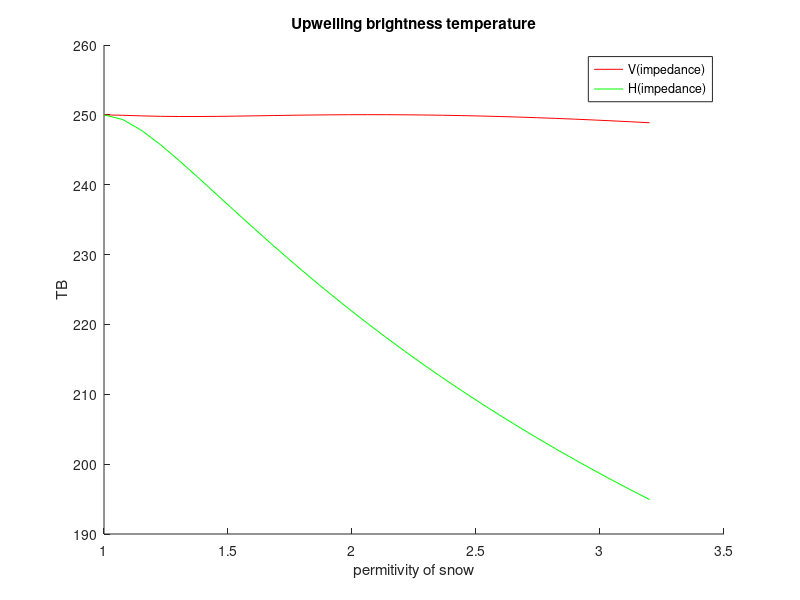

MATLAB code for this plot:
function[] = epstune5 ()
  
% air:  theta1 (1,1)
% --------------- R1 
% snow:  theta2 (epsi1,epsii1)
%----------------- R2
% ice:  theta3 (epsi2,epsii2)
  epsi_step =30;
  epsi1 = linspace(1,3.2,epsi_step);
  epsii1 = 0.05;
  epsi2 = 3.2;
  epsii2 = 0.5;
  c = 2.99793;
  % frq = dlmread ('Freq-Memls-in.txt');
  freq = 37;    
  lamd=c/(10*freq);

  
  d = 0.2 ; % [m]
  T1 = 0;
  
T2 = 250;
T3 = 270;


  for n = 1:epsi_step
    theta1 = 55/180*pi;
    theta2 = asin(sin(theta1)/sqrt(epsi1(n)));
    theta3 = asin(sin(theta1)/sqrt(epsi2));
    n1 = 1;
    n2 = sqrt(epsi1(n));
    n3 = sqrt(epsi2);
    
    Rh1(n) = (n1*cos(theta1)-n2*cos(theta2))/(n1*cos(theta1)+n2* ...
                                              cos(theta2));
    Rh1(n) = Rh1(n)*Rh1(n);
    Rv1(n) = (n2*cos(theta1)-n1*cos(theta2))/(n2*cos(theta1)+n1* ...
                                             cos(theta2));
    Rv1(n) = Rv1(n)*Rv1(n);

    
    Rh2(n) = (n2*cos(theta2)-n3*cos(theta3))/(n2*cos(theta2)+n3* ...
                                              cos(theta3));
    Rh2(n) = Rh2(n)*Rh2(n);
    Rv2(n) = (n3*cos(theta2)-n2*cos(theta3))/(n3*cos(theta2)+n2* ...
                                             cos(theta3));
    Rv2(n) = Rv2(n)*Rv2(n);
    
    t =exp(-4*pi/lamd*(imag(sqrt(epsi1(n)+i*epsii1)))*d* ...
               abs(sec(theta2)))
    
    rsah(n) = Rh1(n) + (1-Rh1(n))^2*Rh2(n)*t^2/(1-Rh1(n)*Rh2(n));
    rsav(n) = Rv1(n) + (1-Rv1(n))^2*Rv2(n)*t^2/(1-Rv1(n)*Rv2(n));
    tsah(n)= t*(1-Rh1(n))*(1-Rh2(n))/(1-t^2*Rh1(n)*Rh2(n));
        tsav(n)= t*(1-Rv1(n))*(1-Rv2(n))/(1-t^2*Rv1(n)*Rv2(n));
        esah(n) = 1 - rsah(n) -tsah(n);
         esav(n) = 1 - rsav(n) -tsav(n);
         
         Tbh(n) = rsah(n)*T1+esah(n)*T2+ tsah(n)*T3;
         Tbv(n) = rsav(n)*T1+esav(n)*T2+ tsav(n)*T3;
  end
  
  
%     figure
%   hold on
%   grid on
%   plot(epsi1,rsav,'r');
%   plot(epsi1,rsah,'g');
%   title('Total reflectvity at air-snow interface vs. dielectric constant');
%   xlabel('Real part of dielectric constant of snow');
%   ylabel('Total reflectvity');
%   legend('v','h');
%   hold off


%   figure
%   hold on
%   grid on
%   plot(epsi1,Rv2,'r');
%   plot(epsi1,Rh2,'g');
%   title('M. Reflectivity');
%   hold off
figure
hold on
plot(epsi1,Tbv,'r');
  plot(epsi1,Tbh,'g');
  title('Upwelling brightness temperature');
  xlabel('permitivity of snow');
  ylabel('TB');
  legend('V(impedance)','H(impedance)','V(MEMLS)','H(MEMLS)');
  hold off

  
    
%     figure
%   hold on
%   grid on
%   plot(epsi1,tsav,'r');
%   plot(epsi1,tsah,'g');
% %   title('Total reflectvity at air-snow interface vs. dielectric constant');
% %   xlabel('Real part of dielectric constant of snow');
% %   ylabel('Total reflectvity');
%   legend('v','h');
%   hold off

